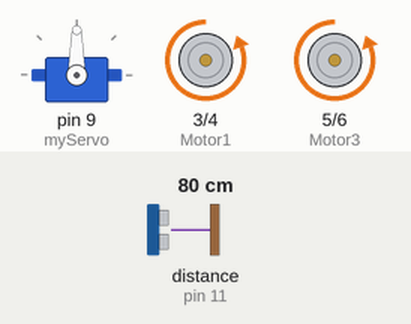
This sketch was run on a simulated Arduino Uno, built with avr-gcc and run on an emulated ATmega328P. On the bench: servo, motor-driver pin pairs drawn as motors (green arrow = first pin HIGH = forward, orange = second pin HIGH = backward, longer = more drive). The test bench sets the inputs (shaded band); at power-on: distance to the obstacle (sensor on pin 11) 80 cm. The echo pulse lasts 58.3 µs per cm.

Above: at 1.2 s.
1.3 s: distance to the obstacle (sensor on pin 11) set to 32 cm
2.8 s: distance to the obstacle (sensor on pin 11) set to 29 cm
At 5.6 s:
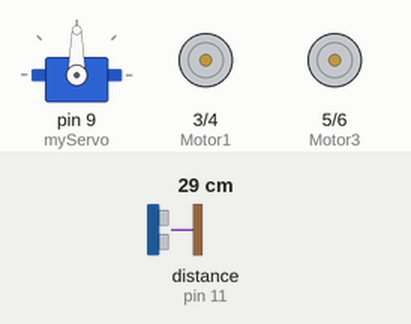
5.8 s: distance to the obstacle (sensor on pin 11) set to 35 cm
At 6.8 s:
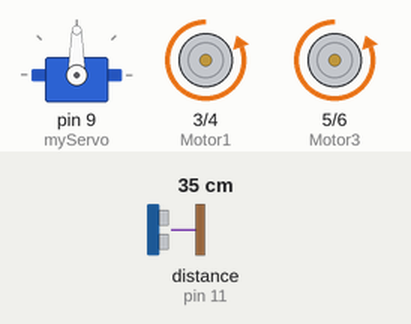
7.4 s: distance to the obstacle (sensor on pin 11) set to 2 cm
At 8.82 s:
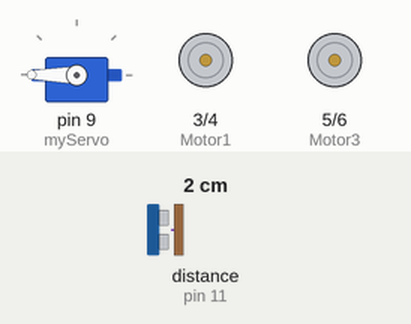
Timing chart, 0 to 11.4 s (numbered marks = the images above; inputs shaded):
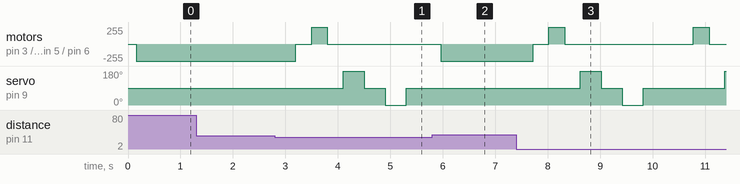

Measured:
- the behaviour switches between 31 and 30 cm on distance to the obstacle (sensor on pin 11) (found by bisection; images 0 and 1)
- after the input at 1.3 s, every drawn part: stays the same
- after the input at 2.8 s, motor on pin 3 (Motor1) / pin 4 (Motor2), motor on pin 5 (Motor3) / pin 6 (Motor4): backward 255/255 → stopped after 0.40 s, → forward 255/255 0.30 s later, → stopped 0.30 s later; servo on pin 9 (myServo): 90° → 180° after 1.3 s, → 90° 0.40 s later, → 0° 0.40 s later, → 90° 0.40 s later
- after the input at 5.8 s, servo on pin 9 (myServo): stays 90° (without the input it goes to 180° after 1.1 s)
- after the input at 7.4 s, motor on pin 3 (Motor1) / pin 4 (Motor2), motor on pin 5 (Motor3) / pin 6 (Motor4): goes stopped 0.30 s, forward 255/255 0.30 s, stopped 2.5 s, forward 255/255 0.30 s, then stopped, starting after 0.32 s

The sketch:

obstackleavoidingrobot.ino
```cpp
#include <Servo.h>
#include <NewPing.h>

#define TRIGGER_PIN 12  // Arduino pin connected to trigger pin of the sensor
#define ECHO_PIN   11  // Arduino pin connected to echo pin of the sensor
#define MAX_DISTANCE 200  // Maximum distance to measure in centimeters
NewPing sonar(TRIGGER_PIN, ECHO_PIN, MAX_DISTANCE);

 int distance ;

const int Motor1 = 3 ;
const int Motor2 = 4 ;
const int Motor3 = 5 ;
const int Motor4 = 6 ;

 Servo myServo ;

void setup() {

  pinMode(Motor1,OUTPUT);
  pinMode(Motor2,OUTPUT);
  pinMode(Motor3,OUTPUT);
  pinMode(Motor4,OUTPUT);
  myServo.attach(9); // attached to pwm pin
  myServo.write(90);
}
void loop() {
   distance = sonar.ping_cm();
     delay(100);
      int Rdistance = 0 ;
      int Ldistance = 0 ;
      delay(50);
  if(distance > 31){
    MoveForward() ;
  }
  else if(distance <= 30){
     moveStop() ;
     delay(300) ;
     MoveBackward() ;
     delay(300) ;
     moveStop() ;
     delay(300) ;
     Ldistance = lookLeft();
     delay(100);
     Rdistance = lookRight();
    delay(100);
  if(Ldistance > Rdistance){
    MoveLeft() ;
    delay(300);
    moveStop();
  }
  else if (Ldistance < Rdistance){
    MoveRight() ;
    delay(300);
    moveStop();
  }
  }
  delay(100);
}
void  MoveBackward(){
   digitalWrite(Motor1, HIGH);
   digitalWrite(Motor2, LOW);
   digitalWrite(Motor3, HIGH);
   digitalWrite(Motor4, LOW);
}
void MoveForward(){
   digitalWrite(Motor1, LOW);
   digitalWrite(Motor2, HIGH);
   digitalWrite(Motor3, LOW);
   digitalWrite(Motor4, HIGH);
}
void MoveRight(){
   digitalWrite(Motor1, LOW);
   digitalWrite(Motor2, HIGH);
   digitalWrite(Motor3, HIGH);
   digitalWrite(Motor4, LOW);
}
void MoveLeft(){
   digitalWrite(Motor1, HIGH);
   digitalWrite(Motor2, LOW);
   digitalWrite(Motor3, LOW);
   digitalWrite(Motor4, HIGH);
}
void moveStop(){
  digitalWrite(Motor1, LOW);
  digitalWrite(Motor2, LOW);
  digitalWrite(Motor3, LOW);
  digitalWrite(Motor4, LOW);
}
int lookRight(){
  myServo.write(0);
  delay(300) ;
  int dist = sonar.ping_cm();
    delay(100) ;
        myServo.write(90);
      delay(300) ;
     return dist ;
}
int lookLeft(){
    myServo.write(180);
      delay(300) ;
    int dist = sonar.ping_cm();
      delay(100) ;
      myServo.write(90);
      delay(300) ;
 return dist ;
}
```
